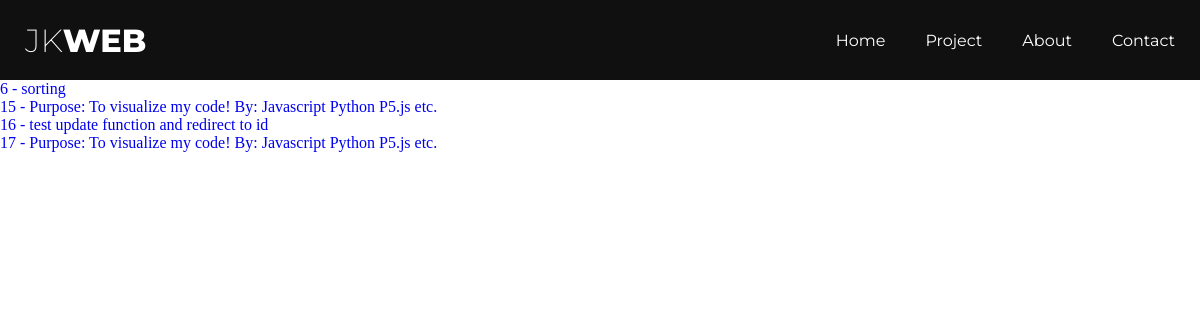
Screenshot of /products/ with the database file from the repository.
### products/models.py (models this page shows)
class Product(models.Model):
    title = models.CharField(max_length=120)
    price = models.DecimalField(decimal_places=2, max_digits=10000)
    description = models.TextField(blank=True, null=True)
    def getAbsoluteURL(self):
        if self.id == 6:
            return reverse("products:bubbleSorting", kwargs={"product_id": self.id})
        elif self.id == 15:
            return reverse("products:kmeans", kwargs={"product_id": self.id})
        return reverse("products:quickSorting", kwargs={"product_id": self.id})

### products/views.py (the view)
# urls.py: path('', listView.as_view(), name="home"),
class listView(View):
    template_name = "product/list.html"
    def get(self, request, *args, **kwargs):
        context = {}
        obj = Product.objects.all()
        context["obj"] = obj
        return render(request, self.template_name, context)

### products/templates/product/list.html
{% extends 'home.html' %}
{% block paragraph %}
{% for productName in obj %}
    <p><a href="{{ productName.getAbsoluteURL }}" >{{ productName.id }} - {{ productName.description }}</a></p>
{% endfor %}
{% endblock %}

### templates/home.html (shortened to what this page needs)
{% load static %}
<!DOCTYPE html>
<html>
<head>
    <link rel="stylesheet" href="{% static 'css/home/base.css' %}" type="text/css" />
</head>
<body>
    <div class="header">
        <div class="inner-header">
            <div class="logo-container">
                <h1>JK<span>WEB</span></h1>
            </div>
            <ul class="navigation">
                <a id="home" href="/">
                    <li>Home</li>
                </a>
                <a id="project" href="/products/">
                    <li>Project</li>
                </a>
                <a id="about" href="#">
                    <li>About</li>
                </a>
                <a id="contact" href="#">
                    <li>Contact</li>
                </a>
            </ul>
        </div>
    </div>
    {% block paragraph %}{% endblock %}
</body>
</html>

### static/css/home/base.css (style rules this page uses)
* { margin: 0; padding: 0; list-style: none; text-decoration: none; }
.header { width: 100%; height: 80px; display: block; background-color: #101010; }
.inner-header { width: 1150px; height: 100%; display: block; margin: 0 auto; }
.logo-container { height: 100%; display: table; float: left; }
.logo-container h1 { color: white; height: 100%; display: table-cell; vertical-align: middle; font-family: "Montserrat"; font-size: 32px; font-weight: 200; }
.logo-container h1 span { font-weight: 800; }
.navigation { float: right; height: 100%; }
.navigation a { height: 100%; display: table; float: left; padding: 0px 20px; }
.navigation a:last-child { padding-right: 0; }
.navigation a li { display: table-cell; vertical-align: middle; height: 100%; color: white; font-family: "Montserrat"; font-size: 16px; }

### rows the page displays
Product: id "6", description "sorting"
Product: id "15", description "Purpose: To visualize my code! By: Javascript Python P5.js etc."
Product: id "16", description "test update function and redirect to id"
Product: id "17", description "Purpose: To visualize my code! By: Javascript Python P5.js etc."
